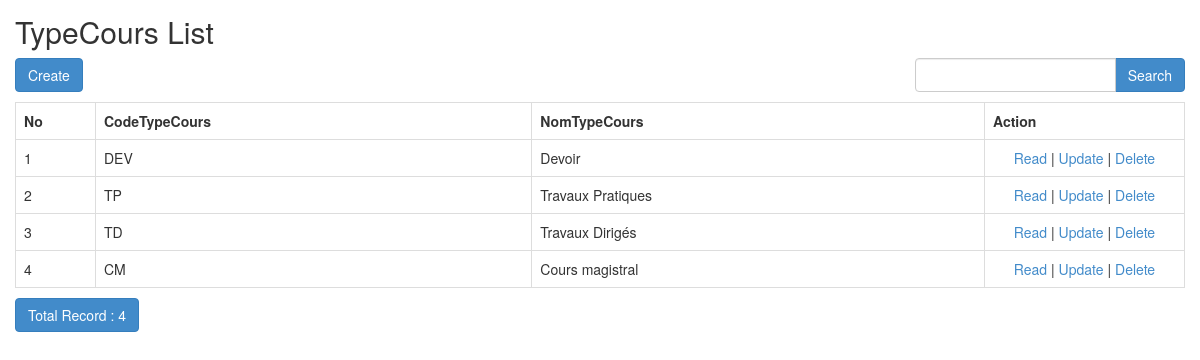
Screenshot of /admin/index.php/typecours with the database file from the repository.
### tables this page shows
CREATE TABLE `TypeCours` (
  `idTypeCours` int(11) NOT NULL,
  `codeTypeCours` varchar(254) DEFAULT NULL,
  `nomTypeCours` varchar(254) DEFAULT NULL
);

### admin/application/controllers/TypeCours.php (called while the page is built, shortened)
<?php
class TypeCours extends CI_Controller
{
    function __construct()
    {
        $this->load->model('TypeCours_model');
        $this->load->library('form_validation');
    }
    public function index()
    {
        $q = urldecode($this->input->get('q', TRUE));
        $start = intval($this->input->get('start'));
        if ($q <> '') {
            $config['base_url'] = base_url() . 'typecours/index.html?q=' . urlencode($q);
            $config['first_url'] = base_url() . 'typecours/index.html?q=' . urlencode($q);
        } else {
            $config['base_url'] = base_url() . 'typecours/index.html';
            $config['first_url'] = base_url() . 'typecours/index.html';
        }
        $config['per_page'] = 10;
        $config['page_query_string'] = TRUE;
        $config['total_rows'] = $this->TypeCours_model->total_rows($q);
        $typecours = $this->TypeCours_model->get_limit_data($config['per_page'], $start, $q);
        $this->load->library('pagination');
        $this->pagination->initialize($config);
        $data = array(
            'typecours_data' => $typecours,
            'q' => $q,
            'pagination' => $this->pagination->create_links(),
            'total_rows' => $config['total_rows'],
            'start' => $start,
        );
        $this->load->view('typecours/TypeCours_list', $data);
    }
}

### admin/index.php (called while the page is built, shortened)
<?php
require_once BASEPATH.'core/CodeIgniter.php';

### admin/application/config/config.php (called while the page is built, shortened)
<?php
$config['base_url'] = "http://".$_SERVER["HTTP_HOST"].dirname($_SERVER["SCRIPT_NAME"]);
$config['index_page'] = 'index.php';
$config['uri_protocol']	= 'REQUEST_URI';
$config['url_suffix'] = '.shema';
$config['language']	= 'english';
$config['charset'] = 'UTF-8';
$config['enable_hooks'] = FALSE;
$config['subclass_prefix'] = 'MY_';
$config['composer_autoload'] = FALSE;
$config['permitted_uri_chars'] = 'a-z 0-9~%.:_\-';
$config['enable_query_strings'] = FALSE;
$config['controller_trigger'] = 'c';
$config['function_trigger'] = 'm';
$config['directory_trigger'] = 'd';
$config['allow_get_array'] = TRUE;
$config['log_threshold'] = 0;
$config['log_path'] = '';
$config['log_file_extension'] = '';
$config['log_file_permissions'] = 0644;
$config['log_date_format'] = 'Y-m-d H:i:s';
$config['error_views_path'] = '';
$config['cache_path'] = '';
$config['cache_query_string'] = FALSE;
$config['encryption_key'] = '';
$config['sess_driver'] = 'files';
$config['sess_cookie_name'] = 'ci_session';
$config['sess_expiration'] = 7200;
$config['sess_save_path'] = NULL;
$config['sess_match_ip'] = FALSE;
$config['sess_time_to_update'] = 300;
$config['sess_regenerate_destroy'] = FALSE;
$config['cookie_prefix']	= '';
$config['cookie_domain']	= '';
$config['cookie_path']		= '/';
$config['cookie_secure']	= FALSE;
$config['cookie_httponly'] 	= FALSE;
$config['standardize_newlines'] = FALSE;
$config['global_xss_filtering'] = FALSE;
$config['csrf_protection'] = FALSE;
$config['csrf_token_name'] = 'csrf_test_name';
$config['csrf_cookie_name'] = 'csrf_cookie_name';
$config['csrf_expire'] = 7200;
$config['csrf_regenerate'] = TRUE;
$config['csrf_exclude_uris'] = array();
$config['compress_output'] = FALSE;
$config['time_reference'] = 'local';
$config['rewrite_short_tags'] = FALSE;
$config['proxy_ips'] = '';

### admin/application/models/TypeCours_model.php (called while the page is built, shortened)
<?php
class TypeCours_model extends CI_Model
{
    public $table = 'TypeCours';
    public $id = 'idTypeCours';
    public $order = 'DESC';
    function total_rows($q = NULL) {
        $this->db->like('idTypeCours', $q);
	$this->db->or_like('codeTypeCours', $q);
	$this->db->or_like('nomTypeCours', $q);
	$this->db->from($this->table);
        return $this->db->count_all_results();
    }
    function get_limit_data($limit, $start = 0, $q = NULL) {
        $this->db->order_by($this->id, $this->order);
        $this->db->like('idTypeCours', $q);
	$this->db->or_like('codeTypeCours', $q);
	$this->db->or_like('nomTypeCours', $q);
	$this->db->limit($limit, $start);
        return $this->db->get($this->table)->result();
    }
}

### admin/application/views/typecours/TypeCours_list.php (the view, shortened to what this page needs)
<!doctype html>
<html>
    <head>
        <link rel="stylesheet" href="<?php echo base_url('assets/bootstrap/css/bootstrap.min.css') ?>"/>
    </head>
    <body>
        <h2 style="margin-top:0px">TypeCours List</h2>
        <div class="row" style="margin-bottom: 10px">
            <div class="col-md-4">
                <?php echo anchor(site_url('typecours/create'),'Create', 'class="btn btn-primary"'); ?>
            </div>
            <div class="col-md-4 text-center">
            </div>
            <div class="col-md-1 text-right">
            </div>
            <div class="col-md-3 text-right">
                <form action="<?php echo site_url('typecours/index'); ?>" class="form-inline" method="get">
                    <div class="input-group">
                        <input type="text" class="form-control" name="q" value="<?php echo $q; ?>">
                        <span class="input-group-btn">
                          <button class="btn btn-primary" type="submit">Search</button>
                        </span>
                    </div>
                </form>
            </div>
        </div>
        <table class="table table-bordered" style="margin-bottom: 10px">
            <tr>
                <th>No</th>
		<th>CodeTypeCours</th>
		<th>NomTypeCours</th>
		<th>Action</th>
            </tr><?php
            foreach ($typecours_data as $typecours)
            {
                ?>
                <tr>
			<td width="80px"><?php echo ++$start ?></td>
			<td><?php echo $typecours->codeTypeCours ?></td>
			<td><?php echo $typecours->nomTypeCours ?></td>
			<td style="text-align:center" width="200px">
				<?php
				echo anchor(site_url('typecours/read/'.$typecours->idTypeCours),'Read');
				echo ' | ';
				echo anchor(site_url('typecours/update/'.$typecours->idTypeCours),'Update');
				echo ' | ';
				echo anchor(site_url('typecours/delete/'.$typecours->idTypeCours),'Delete','onclick="javasciprt: return confirm(\'Are You Sure ?\')"');
				?>
			</td>
		</tr>
                <?php
            }
            ?>
        </table>
        <div class="row">
            <div class="col-md-6">
                <a href="#" class="btn btn-primary">Total Record : <?php echo $total_rows ?></a>
	    </div>
            <div class="col-md-6 text-right">
            </div>
        </div>
    </body>
</html>

### admin/application/views/typecours/TypeCours_list.php (style rules this page uses)
body { padding: 15px; }

### rows the page displays
typecours: codeTypeCours "DEV", nomTypeCours "Devoir", idTypeCours "Read", idTypeCours "Update", idTypeCours "Delete"
typecours: codeTypeCours "TP", nomTypeCours "Travaux Pratiques", idTypeCours "Read", idTypeCours "Update", idTypeCours "Delete"
typecours: codeTypeCours "TD", nomTypeCours "Travaux Dirigés", idTypeCours "Read", idTypeCours "Update", idTypeCours "Delete"
typecours: codeTypeCours "CM", nomTypeCours "Cours magistral", idTypeCours "Read", idTypeCours "Update", idTypeCours "Delete"

### other values shown
$total_rows "4"
